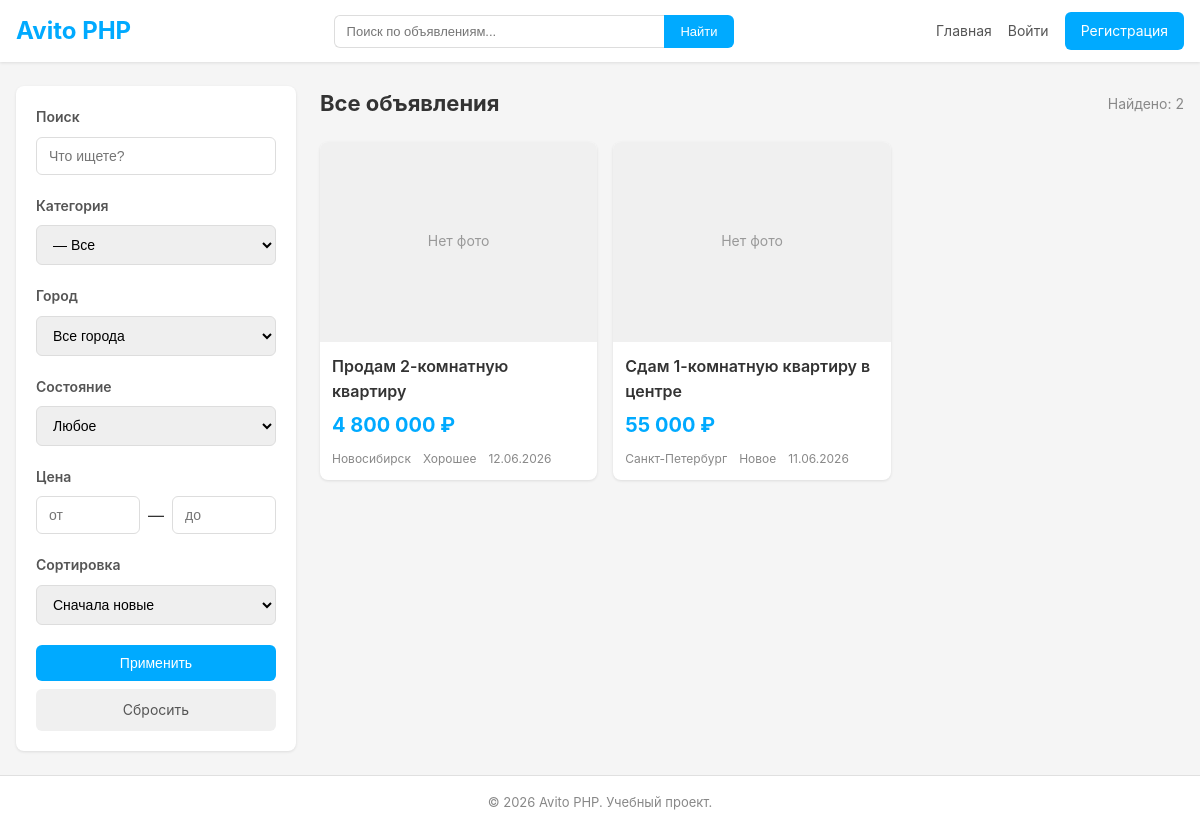
Page /search?category_id=2 on the committed database.
### tables this page shows
CREATE TABLE IF NOT EXISTS advertisements (
    ad_id INT AUTO_INCREMENT PRIMARY KEY,
    seller_id INT NOT NULL,
    category_id INT NOT NULL,
    item_condition_id INT NOT NULL,
    city_id INT NOT NULL,
    title VARCHAR(255) NOT NULL,
    description TEXT NOT NULL,
    price DECIMAL(10, 2) NOT NULL,
    status_id INT NOT NULL,
    created_at TIMESTAMP NOT NULL DEFAULT CURRENT_TIMESTAMP,
    updated_at TIMESTAMP NULL DEFAULT NULL,

    FOREIGN KEY (seller_id) REFERENCES users(user_id) ON DELETE CASCADE,  
    FOREIGN KEY (category_id) REFERENCES categories(category_id),
    FOREIGN KEY (item_condition_id) REFERENCES item_conditions(item_condition_id),
    FOREIGN KEY (status_id) REFERENCES advertisement_statuses(ad_status_id),
    FOREIGN KEY (city_id) REFERENCES cities(city_id)
);

CREATE TABLE IF NOT EXISTS cities (
    city_id INT AUTO_INCREMENT PRIMARY KEY,
    name VARCHAR(100) NOT NULL UNIQUE
);

CREATE TABLE IF NOT EXISTS item_conditions (
    item_condition_id INT AUTO_INCREMENT PRIMARY KEY,
    name VARCHAR(100) NOT NULL
);

### src/Views/search/index.php (the view, shortened to what the rows shown need)
<div class="search-page">
    <div class="search-page__sidebar">
        <form action="/search" method="GET" class="filter-form">
            <div class="filter-form__section">
                <h3>Поиск</h3>
                <input type="text" name="q" class="filter-form__input" placeholder="Что ищете?" value="<?= $this->escape($search) ?>">
            </div>
            <div class="filter-form__section">
                <h3>Категория</h3>
                <select name="category_id" class="filter-form__select">
                    <?php foreach ($categories as $cat):
                        $subRepo = new \App\Repositories\CategoryRepository();
                        $subcategories = $subRepo->findByParentId($cat->category_id);
                    ?>
                        <optgroup label="<?= $this->escape($cat->name) ?>">
                            <?php if (!empty($subcategories)): ?>
                                <option value="<?= $cat->category_id ?>" <?= $selectedCategory === null ? '' : ($selectedCategory === $cat->category_id ? 'selected' : '') ?>>
                                    — Все
                                </option>
                            <?php endif; ?>
                        </optgroup>
                    <?php endforeach; ?>
                </select>
            </div>
            <div class="filter-form__section">
                <h3>Город</h3>
                <select name="city_id" class="filter-form__select">
                    <option value="">Все города</option>
                </select>
            </div>
            <div class="filter-form__section">
                <h3>Состояние</h3>
                <select name="item_condition_id" class="filter-form__select">
                    <option value="">Любое</option>
                </select>
            </div>
            <div class="filter-form__section">
                <h3>Цена</h3>
                <div class="filter-form__price">
                    <input type="number" name="price_min" class="filter-form__input" placeholder="от" value="<?= $priceMin !== null ? $this->escape((string) $priceMin) : '' ?>" min="0">
                    <span>—</span>
                    <input type="number" name="price_max" class="filter-form__input" placeholder="до" value="<?= $priceMax !== null ? $this->escape((string) $priceMax) : '' ?>" min="0">
                </div>
            </div>
            <div class="filter-form__section">
                <h3>Сортировка</h3>
                <select name="sort" class="filter-form__select">
                    <option value="date_desc" <?= $sort === 'date_desc' ? 'selected' : '' ?>>Сначала новые</option>
                </select>
            </div>
            <button type="submit" class="btn btn--primary filter-form__submit">Применить</button>
            <a href="/search" class="btn filter-form__reset">Сбросить</a>
        </form>
    </div>
    <div class="search-page__content">
        <div class="search-page__header">
            <h1><?= $search ? "Результаты по запросу «{$this->escape($search)}»" : 'Все объявления' ?></h1>
            <span class="search-page__count">Найдено: <?= $total ?></span>
        </div>
        <?php if (empty($ads)): ?>
            <div class="search-page__empty">
                <p>По вашему запросу ничего не найдено.</p>
                <a href="/search" class="btn">Сбросить фильтры</a>
            </div>
        <?php else: ?>
            <div class="ads-grid">
                <?php foreach ($ads as $ad): ?>
                    <div class="ad-card">
                        <a href="/ad/<?= $ad->ad_id ?>" class="ad-card__link">
                            <div class="ad-card__image">
                                <?php if (!empty($ad->first_image_path)): ?>
                                    <img src="/<?= $this->escape($ad->first_image_path) ?>" alt="<?= $this->escape($ad->title) ?>">
                                <?php else: ?>
                                    <div class="ad-card__no-image">Нет фото</div>
                                <?php endif; ?>
                            </div>
                            <div class="ad-card__body">
                                <h3 class="ad-card__title"><?= $this->escape($ad->title) ?></h3>
                                <div class="ad-card__price"><?= number_format($ad->price, 0, ',', ' ') ?> ₽</div>
                                <div class="ad-card__meta">
                                    <span><?= $this->escape($ad->city_name) ?></span>
                                    <span><?= $this->escape($ad->condition_name) ?></span>
                                    <span><?= date('d.m.Y', strtotime($ad->created_at)) ?></span>
                                </div>
                            </div>
                        </a>
                    </div>
                <?php endforeach; ?>
            </div>
        <?php endif; ?>
    </div>
</div>

### src/Core/Router.php (shortened to what the rows shown need)
<?php
class Router
{
    private array $routes = [];
    public function addRoute(string $method, string $pattern, string $handler, array $middleware = []): void
    {
        $this->routes[] = [
            'method' => $method,
            'pattern' => $pattern,
            'handler' => $handler,
            'middleware' => $middleware,
        ];
    }
    public function dispatch(string $method, string $uri): void
    {
        $uri = parse_url($uri, PHP_URL_PATH);
        $uri = rtrim($uri, '/') ?: '/';
        foreach ($this->routes as $route) {
            if ($route['method'] !== $method) {
                continue;
            }
            $params = $this->matchRoute($route['pattern'], $uri);
            if ($params === null) {
                continue;
            }
            [$controllerClass, $action] = explode('@', $route['handler']);
            $controllerClass = 'App\\Controllers\\' . $controllerClass;
            $controller = new $controllerClass();
            $controller->$action(...$params);
            return;
        }
    }
    private function matchRoute(string $pattern, string $uri): ?array
    {
        $regex = preg_replace('/\{(\w+)\}/', '(?P<$1>[^/]+)', $pattern);
        $regex = '#^' . $regex . '$#';
        if (preg_match($regex, $uri, $matches)) {
            return array_filter($matches, 'is_string', ARRAY_FILTER_USE_KEY);
        }
        return null;
    }
}

### rows in the picture
advertisements: category_id "— Все", city "2", title "Сдам 1-комнатную квартиру в центре", price "55 000", city.name "Санкт-Петербург", item_condition.name "Новое", created_at "11.06.2026"
advertisements: title "Продам 2-комнатную квартиру", price "4 800 000", city.name "Новосибирск", item_condition.name "Хорошее", created_at "12.06.2026"

### other values in the picture
$this->escape($app['name']) "Avito PHP"
